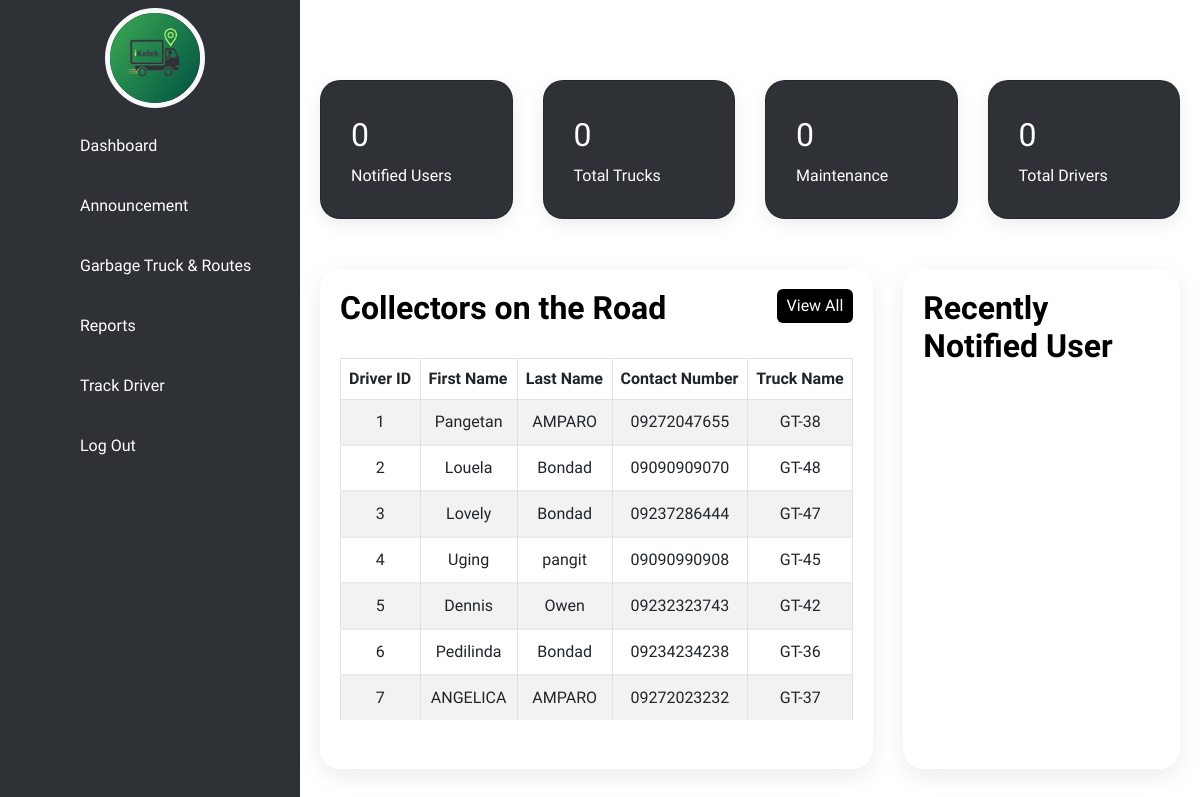
/system/ikolek/admin/dashboard.php (signed in), run on the app's committed database.
### tables this page shows
CREATE TABLE `account` (
  `account_id` int(11) NOT NULL,
  `driver_fname` varchar(100) NOT NULL,
  `driver_lname` varchar(100) NOT NULL,
  `driver_coninfo` varchar(11) NOT NULL,
  `username` varchar(100) NOT NULL,
  `password` varchar(100) NOT NULL,
  `driver_truck` varchar(100) NOT NULL
);

### system/ikolek/admin/dashboard.php (the view, shortened to what this page needs)
<?php
include('driver_info.php');
?>
<!DOCTYPE html>
<html>
<head>
    <link href="https://cdn.jsdelivr.net/npm/bootstrap@5.3.0/dist/css/bootstrap.min.css" rel="stylesheet">
</head>
<body>
    <div class="cont">
        <div class="navi">
            <ul>
                <li>
                    <a href="dashboard.php" class="justify-content-center p-2">
                        <span class="title"> <img class="img-fluid border border-5 border-light rounded-circle" src="logo_admin.png" alt="" width="100" height="70vh"></span>
                    </a>
                </li>
                <li>
                    <a href="dashboard.php">
                        <span class = "icon"> <ion-icon name="home"></ion-icon> </span>
                        <span class="title"> Dashboard </span></span>
                    </a>
                </li>
                <li>
                    <a href="announcement.php">
                        <span class = "icon"> <ion-icon name="notifications"></ion-icon> </span>
                        <span class="title"> Announcement </span></span>
                    </a>
                </li>
                <li>
                    <a href="trucks.php">
                        <span class = "icon"> <ion-icon name="car"></ion-icon> </span>
                        <span class="title"> Garbage Truck & Routes </span></span>
                    </a>
                </li>
                <li>
                    <a href="report.php">
                        <span class = "icon"> <ion-icon name="folder"></ion-icon></span>
                        <span class="title"> Reports </span></span>
                    </a>
                </li>
                <li>
                    <a href="track.php">
                        <span class = "icon"> <ion-icon name="location"></ion-icon></span>
                        <span class="title"> Track Driver </span></span>
                    </a>
                </li>
                <li>
                    <a href="log_in.php">
                        <span class = "icon"> <ion-icon name="power"></ion-icon></span>
                        <span class="title"> Log Out </span></span>
                    </a>
                </li>
            </ul>
        </div>
    </div>
    <div class="main">
        <div class="topbar">
            <div class="toggle">
            </div>
        </div>
        <div class="cardBox">
            <div class="card">
                <div>
                    <div class="numbers"> 0</div>
                    <div class="cardName"> Notified Users</div>
                </div>
            </div>
            <div class="card">
                <div>
                    <div class="numbers"> 0</div>
                    <div class="cardName"> Total Trucks</div>
                </div>
            </div>
            <div class="card">
                <div>
                    <div class="numbers"> 0 </div>
                    <div class="cardName"> Maintenance </div>
                </div>
            </div>
            <div class="card">
                <div>
                    <div class="numbers"> 0</div>
                    <div class="cardName"> Total Drivers</div>
                </div>
            </div>
        </div>
            <div class="details">
                <div class="drivers_table">
                    <div class="cardHeader">
                        <h2> Collectors on the Road </h2>
                        <a href="track.php" class="view-all"> View All </a>
                    </div>
                    <div>
                    <table class="table table-striped table-hover table-bordered table-responsive">
                            <thead>
                        <tr>
                            <th>Driver ID</th>
                            <th>First Name</th>
                            <th>Last Name</th>
                            <th>Contact Number </th>
                            <th>Truck Name</th>
                        </tr>
                    </thead>
                    <tr>
                            <tbody>
                            <?php
                                    $sql = "SELECT * FROM account";
                                    $query = mysqli_query($conn, $sql);
                                    if(mysqli_num_rows($query) > 0)
                                {
                                    while($row = mysqli_fetch_array($query))
                                { echo "
                                        <tr>
                                            <td class='account_id'>".$row['account_id']. "</td>
                                            <td class='dri_fname'>".$row['driver_fname']."</td>
                                            <td class='dri_lname'>".$row['driver_lname']."</td>
                                            <td class='dri_info'>".$row['driver_coninfo']."</td>
                                            <td class='dri_truck'>".$row['driver_truck']."</td>
                                        </tr>";
                                                }
                                        }
                                ?>
                            </tbody>
                    </table>
                    </div>
                </div>
                <div class="recentNotified">
                    <div class="cardHeader">
                        <h2>Recently Notified User</h2>
                    </div>
            </div>
            </div>
        </div>
    <link rel="stylesheet" href="style.css">
</body>
</html>

### system/ikolek/admin/style.css (style rules this page uses)
* { font-family: 'Urbanist', sans-serif; margin: 0; padding: 0; box-sizing: border-box; }
body { min-height: 100vh; overflow-x: hidden; }
.cont { position: relative; width: 100%; }
.navi { position: fixed; width: 300px; height: 100%; background: #2e3136; border-left: 10px solid #2e3136; transition: 0.5s; overflow: hidden; }
.navi ul { position: absolute; top: 0; left: 0; width: 100%; }
.navi ul li { position: relative; width: 100%; list-style: none; border-top-left-radius: 30px; border-bottom-left-radius: 30px; }
.navi ul li:nth-child(1) { margin-bottom: 40px; pointer-events: none; }
.navi ul li a { position: relative; display: block; width: 100%; display: flex; text-decoration: none; color: white; }
.navi ul li a .icon { position: relative; display: block; min-width: 60px; height: 60px; line-height: 75px; text-align: center; }
.navi ul li a .title { position: relative; display: block; padding: 0 10px; height: 60px; line-height: 60px; text-align: start; white-space: nowrap; }
.main { position: absolute; width: calc(100% - 300px); left: 300px; min-height: 100vh; background: white; transition: 0.5s; }
.topbar { width: 100%; height: 60px; display: flex; justify-content: space-between; align-items: center; padding: 0 10px; }
.toggle { position: relative; top: 0; width: 60px; height: 60px; background: white; display: flex; justify-content: center; align-items: center; font-size: 2rem; cursor: pointer; }
.cardBox { position: relative; width: 100%; padding: 20px; display: grid; grid-template-columns: repeat(4, 1fr); grid-gap: 30px; }
.cardBox .card { position: relative; background-color: #2e3136; padding: 30px; border-radius: 20px; display: flex; justify-content: space-between; cursor: pointer; box-shadow: 0 5px 18px rgb(0, 0, 0, 0.08); }
.cardBox .card .numbers { position: relative; font-weight: 500; font-size: 2rem; color: white; }
.cardBox .card .cardName { color: white; font-size: 1rem; margin-top: 5px; }
.details { position: relative; width: 100%; padding: 20px; display: grid; grid-template-columns: 4fr 2fr; grid-gap: 30px; margin-top: 10px; }
.details .drivers_table { position: relative; display: grid; min-height: 500px; background: white; padding: 20px; box-shadow: 0 7px 25px rgb(0, 0, 0, 0.08); border-radius: 20px; }
.details .cardHeader { display: flex; justify-content: space-between; align-items: flex-start; }
.cardHeader h2 { font-weight: 600; color: black; }
.cardHeader .view-all { position: relative; padding: 5px 10px; color: white; background: black; text-decoration: none; border-radius: 6px; }
.details table { width: 100%; border-collapse: collapse; margin-top: 10px; }
.details .drivers_table table tr { color: black; border-bottom: 2px solid rgb(0, 0, 0, 0.08); }
.details .drivers_table table tr:last-child { border-bottom: none; }
.details .drivers_table table tr td { padding: 10px; text-align: center; }
.recentNotified { position: relative; display: grid; min-height: 500px; padding: 20px; box-shadow: 0 7px 25px rgba(0, 0, 0, 0.08); border-radius: 20px; }

### system/ikolek/admin/dashboard.php (style rules this page uses)
.navi ul { padding-left: 0; }

### data on the page
account: account_id "1", driver_fname "Pangetan", driver_lname "AMPARO", driver_coninfo "09272047655", driver_truck "GT-38"
account: account_id "2", driver_fname "Louela", driver_lname "Bondad", driver_coninfo "09090909070", driver_truck "GT-48"
account: account_id "3", driver_fname "Lovely", driver_lname "Bondad", driver_coninfo "09237286444", driver_truck "GT-47"
account: account_id "4", driver_fname "Uging", driver_lname "pangit", driver_coninfo "09090990908", driver_truck "GT-45"
account: account_id "5", driver_fname "Dennis", driver_lname "Owen", driver_coninfo "09232323743", driver_truck "GT-42"
account: account_id "6", driver_fname "Pedilinda", driver_lname "Bondad", driver_coninfo "09234234238", driver_truck "GT-36"
account: account_id "7", driver_fname "ANGELICA", driver_lname "AMPARO", driver_coninfo "09272023232", driver_truck "GT-37"
